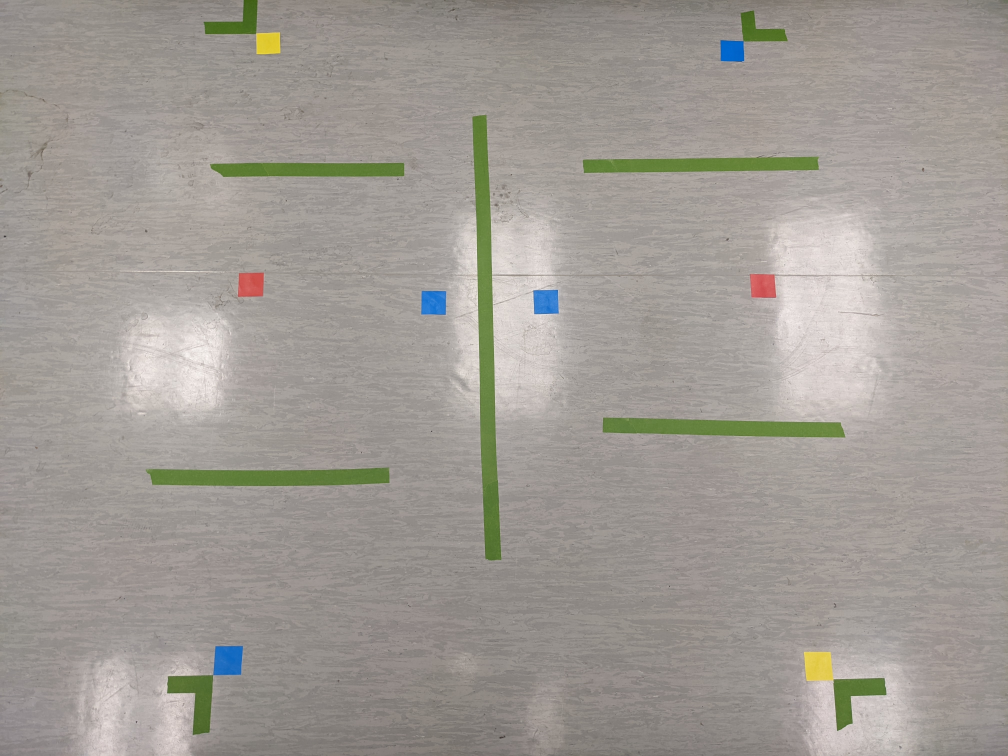
#> input picture risk-aware-planning/code/sample.jpg, 4032 x 3024 px (shown at 1/4 size); its folder holds only this picture in this run
$ python -i img_process.py   (imports and definitions only)
#> lines starting #> are read from the running program, lines starting #| are printed output that depends on the picture; after the words box and inside, x2 and y2 are one past the last pixel; in counts of white or black regions, pixels touching at a corner belong together
import numpy as np
import cv2
import math

import cell_process
import matplotlib.pyplot as plt

REVISIT_RISK = 10

# read in a image
# [263 lines left out: functions read_image, perspective_warp, color_segment_image, merge_colors, apply_edge_blur, create_risk_img and 4 more, not called in this run]

>>> import cv2
>>> picture = cv2.imread('sample.jpg')
#> picture is the input picture: shape (3024, 4032, 3); mean B, G, R 148.7, 154.9, 159.9
>>> result = color_segment_image(picture)
#> in color_segment_image, `img = cv2.cvtColor(img, cv2.COLOR_BGR2HSV)`: img: shape (3024, 4032, 3); mean H, S, V 14, 21.6, 161.3
#> in color_segment_image, `hue_channel, sat_channel, _ = cv2.split(img)`:
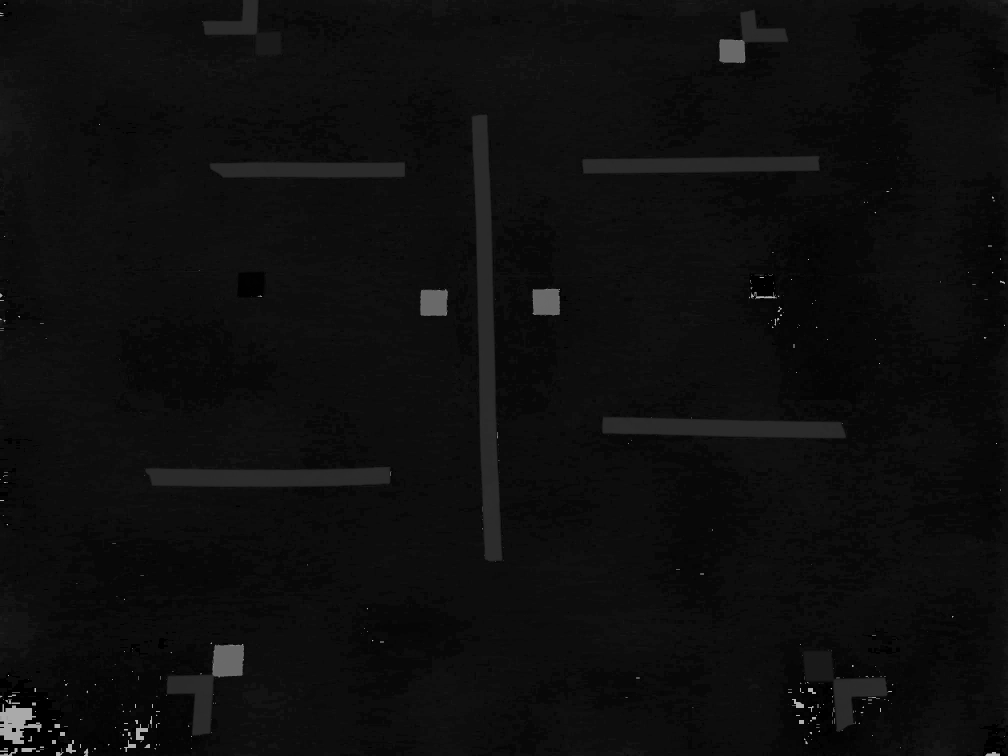
#> hue_channel: shape (3024, 4032) (shown at 1/4 size); min 0, max 179, mean 14
#> in color_segment_image, `hue_channel, sat_channel, _ = cv2.split(img)`:
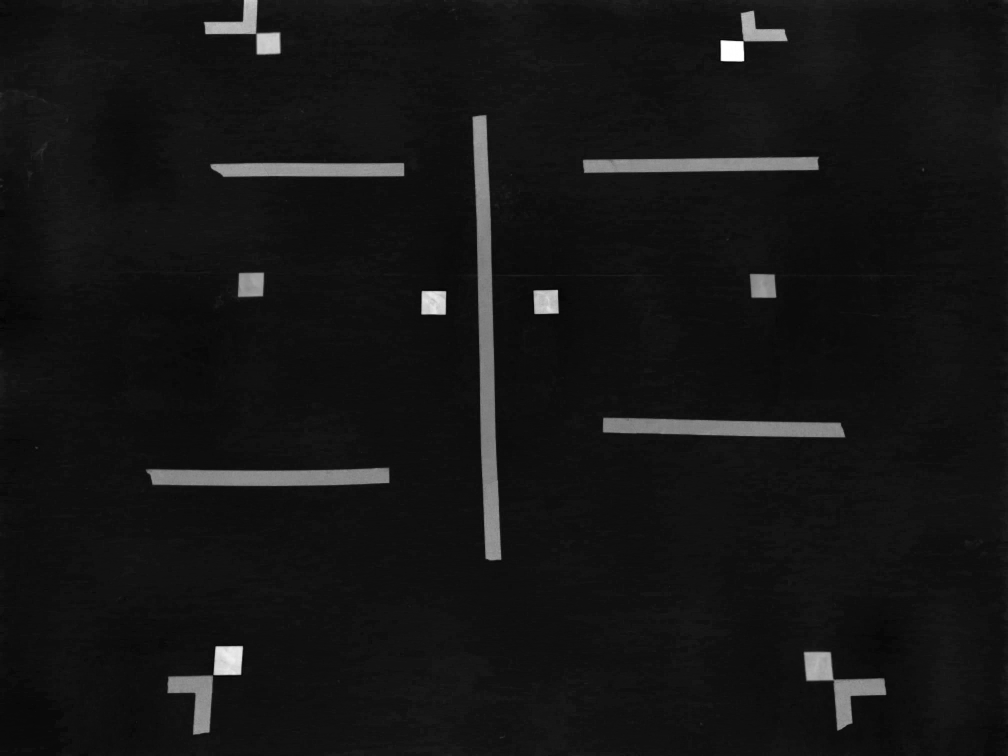
#> sat_channel: shape (3024, 4032) (shown at 1/4 size); min 0, max 255, mean 21.6
#> in color_segment_image, `red_low_channel = cv2.bitwise_and(cv2.inRange(hue_channel, 0, 5), cv2...`:
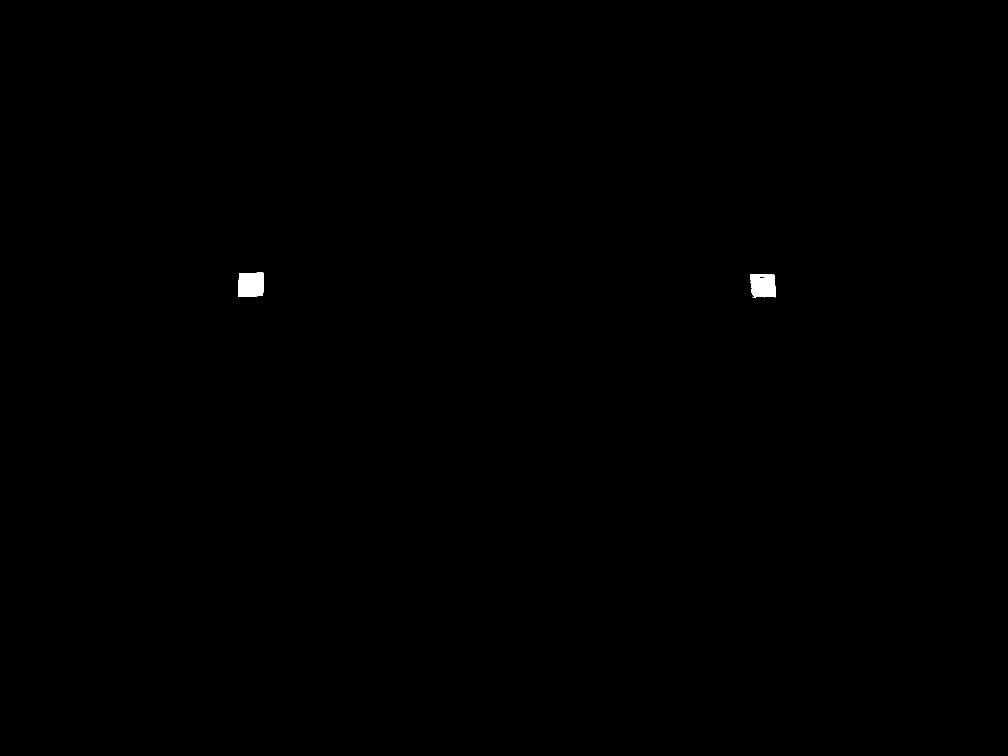
#> red_low_channel: shape (3024, 4032) (shown at 1/4 size); 0.14% white; 7 white regions (5 under 20 px), largest, box (x1, y1, x2, y2) and area: (952, 1091, 1055, 1187) 9297, (3000, 1097, 3104, 1190) 8106
#> in color_segment_image, `red_high_channel = cv2.bitwise_and(cv2.inRange(hue_channel, 175, 180),..`: red_high_channel: shape (3024, 4032); 0.01% white; 50 white regions (44 under 20 px), largest, box (x1, y1, x2, y2) and area: (3022, 1184, 3102, 1191) 402, (3006, 1168, 3016, 1189) 98, (3018, 1167, 3026, 1184) 97, (3038, 1108, 3056, 1112) 67, (3092, 1168, 3094, 1184) 32, (3005, 1147, 3010, 1158) 28
#> in color_segment_image, `red_channel = cv2.bitwise_or(red_low_channel, red_high_channel)`: red_channel: shape (3024, 4032); 0.15% white; 2 white regions, box (x1, y1, x2, y2) and area: (952, 1091, 1055, 1187) 9315, (3000, 1097, 3104, 1191) 8969
#> in color_segment_image, `green_channel = cv2.bitwise_and(cv2.inRange(hue_channel, 40, 50), cv2...`:
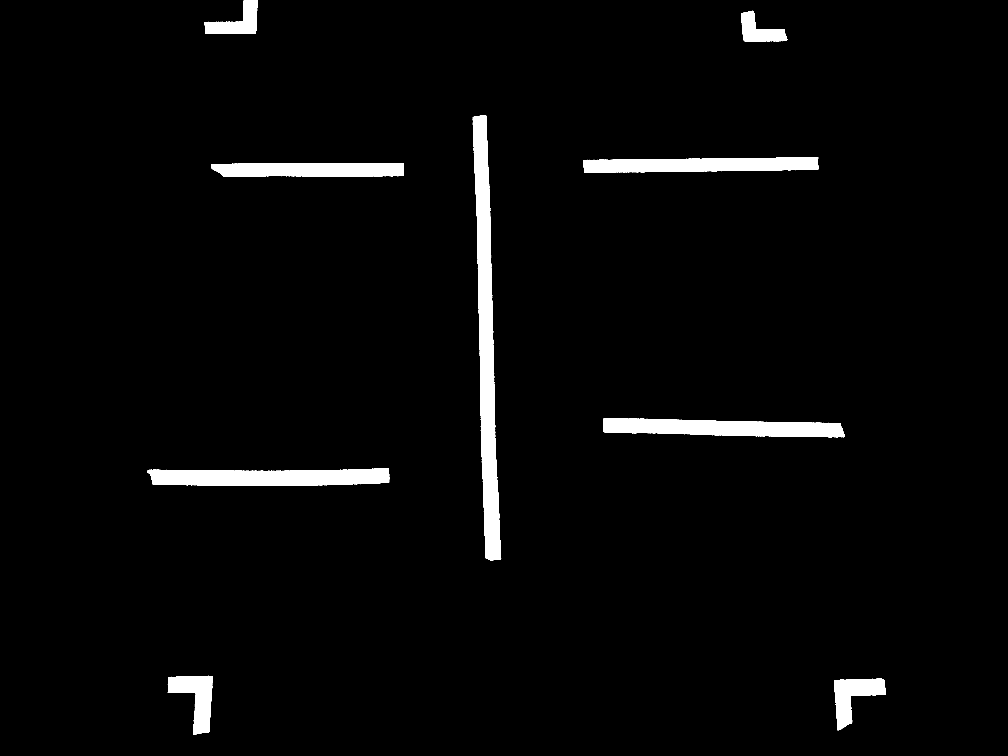
#> green_channel: shape (3024, 4032) (shown at 1/4 size); 3% white; 12 white regions (3 under 20 px), largest, box (x1, y1, x2, y2) and area: (1891, 462, 2005, 2241) 99882, (589, 1873, 1557, 1943) 56427, (2412, 1672, 3379, 1749) 54668
#> in color_segment_image, `blue_channel = cv2.bitwise_and(cv2.inRange(hue_channel, 100, 110), cv2..`:
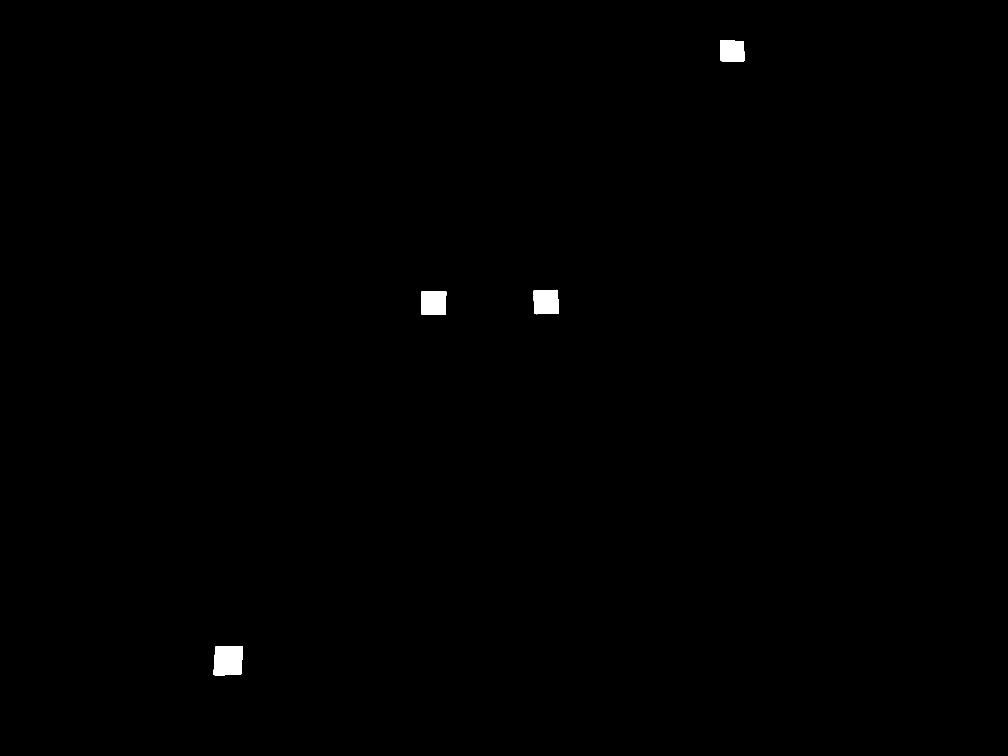
#> blue_channel: shape (3024, 4032) (shown at 1/4 size); 0.32% white; 4 white regions, box (x1, y1, x2, y2) and area: (854, 2584, 972, 2701) 12795, (1685, 1164, 1785, 1259) 9239, (2134, 1159, 2235, 1257) 9226, (2882, 160, 2977, 247) 7763
#> in color_segment_image, `yellow_channel = cv2.bitwise_and(cv2.inRange(hue_channel, 20, 30), cv2..`:
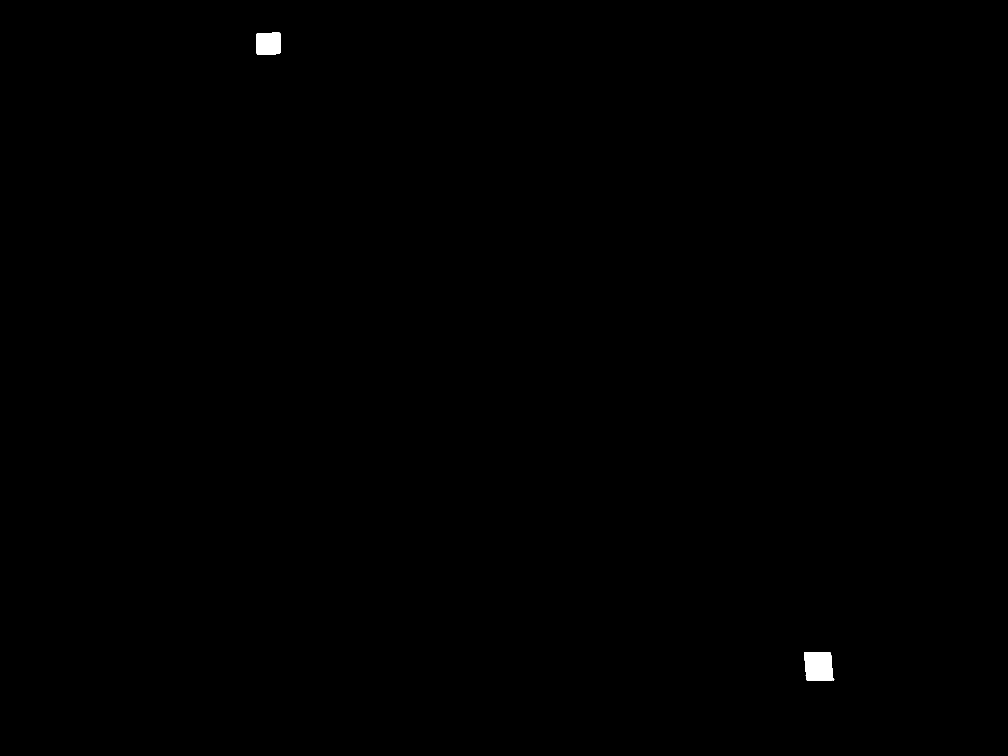
#> yellow_channel: shape (3024, 4032) (shown at 1/4 size); 0.17% white; 5 white regions (3 under 20 px), largest, box (x1, y1, x2, y2) and area: (3216, 2608, 3337, 2723) 12124, (1026, 129, 1123, 218) 8132
